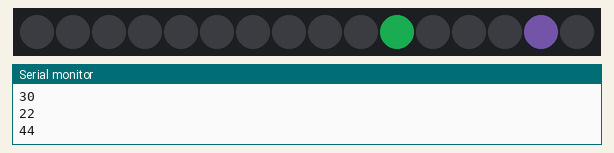
Recording of a sketch running on a simulated ESP8266 (NodeMCU). On the bench: 16 RGB LEDs in strip order, left to right, the last lines printed to the serial monitor. Dim RGB values are drawn brighter than linear; the strip is taken to match the declared colour order; random numbers use the default seed unless the sketch sets one.

Above: at 2.06 s.
At 6.71 s:
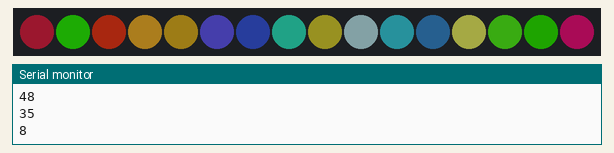
At 11.47 s:
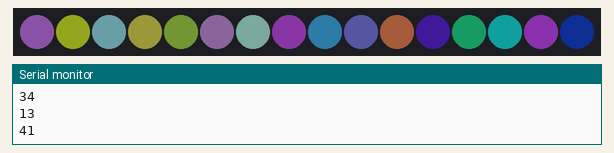
At 20.99 s:
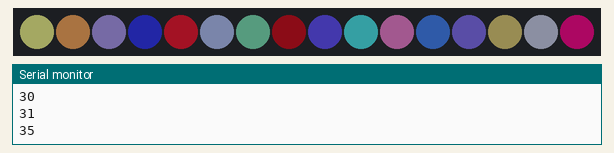
At 30.41 s:
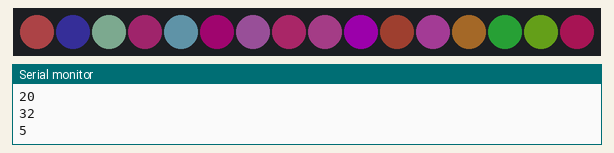
At 39.93 s:
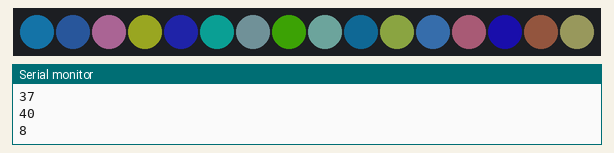

The sketch:

RGB.ino
```cpp
/*********************************************************************************
Controller RGB via WiFi con PubNub
posta@maurizioconti.com - FabLab Romagna 2016
*********************************************************************************/
#include <ESP8266WiFi.h>
#include <Adafruit_NeoPixel.h>

// Sulla rete WiFi Locale...
const char* g_ssid      = "D-Link";
const char* g_password  = "kJWF9xB+";


// Sul NeoPixel
#define PIN 2

// Ring
//Adafruit_NeoPixel strip = Adafruit_NeoPixel(16, PIN, NEO_GRB + NEO_KHZ800);

// WS2811
Adafruit_NeoPixel strip = Adafruit_NeoPixel(16, PIN, NEO_RGB + NEO_KHZ800);

int R,G,B;

void flashLed( uint32_t  c )
{
  strip.setPixelColor(0, c);
  strip.show();
  delay(100);
  strip.setPixelColor(0, strip.Color(0,0,0));
  strip.show();
  delay(100);
}

void setup() {
  // put your setup code here, to run once:
  pinMode(LED_BUILTIN, OUTPUT);     // Initialize the LED_BUILTIN pin as an output
  Serial.begin(115200);
  delay(2000);
  Serial.print(".");
  Serial.print(".");
  Serial.print(".");

  Serial.println("Sistema partito!");

  strip.begin();
  Serial.println("NeoPixel inizializzato...");


}

void loop() {
  // put your main code here, to run repeatedly:
  R = random(50);
  G = random(50);
  B = random(50);
  Serial.println(R);
  Serial.println(G);
  Serial.println(B);
  strip.setPixelColor(random(16), strip.Color(R, G, B));
  strip.show();
  delay(50);
}
```
